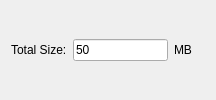
                          <widget class="QWidget" name="Size_Limit">
                           <property name="layoutDirection">
                            <enum>Qt::LeftToRight</enum>
                           </property>
                           <attribute name="title">
                            <string>Use File Size Limit   </string>
                           </attribute>
                           <layout class="QGridLayout" name="gridLayout_10" columnstretch="1,3,1">
                            <item row="0" column="0">
                             <widget class="QLabel" name="label_17">
                              <property name="text">
                               <string>Total Size:</string>
                              </property>
                             </widget>
                            </item>
                            <item row="0" column="1">
                             <widget class="QLineEdit" name="lin_FileSize">
                              <property name="text">
                               <string>50</string>
                              </property>
                             </widget>
                            </item>
                            <item row="0" column="2">
                             <widget class="QLabel" name="label">
                              <property name="text">
                               <string>MB</string>
                              </property>
                             </widget>
                            </item>
                           </layout>
                          </widget>
